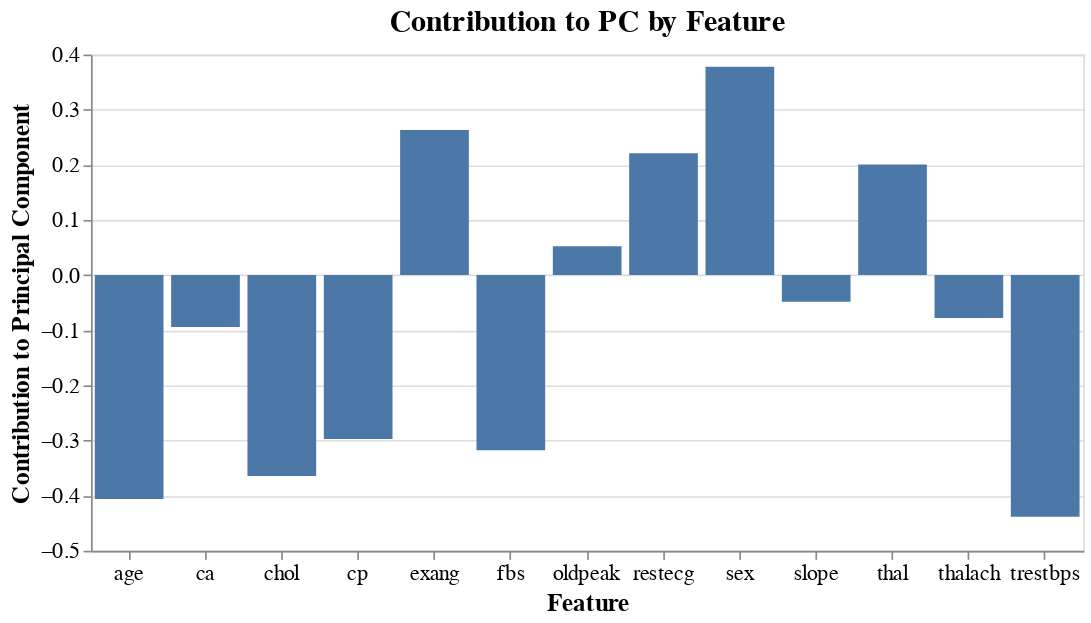

Notebook code for this chart:
### Code cell
# contribution of each feature for PC2
plot_pc(list(kaggle_df.columns[:13]), vt, 1)

### Figure 1 — Vega-Lite specification as saved in the notebook (floating-point values rounded to 4 significant figures)
{"config": {"view": {"continuousWidth": 400, "continuousHeight": 300}, "axis": {"labelFontSize": 13, "titleFontSize": 15}, "axisX": {"labelAngle": 0}, "title": {"fontSize": 18}}, "data": {"name": "data-abe75fe7b9af58a84bcc51aa889bfca6"}, "mark": "bar", "encoding": {"x": {"type": "nominal", "field": "Feature"}, "y": {"type": "quantitative", "field": "Contribution to Principal Component"}}, "title": "Contribution to PC by Feature", "width": 600, "$schema": "https://vega.github.io/schema/vega-lite/v4.8.1.json", "datasets": {"data-abe75fe7b9af58a84bcc51aa889bfca6": [{"Contribution to Principal Component": -0.4061, "Feature": "age"}, {"Contribution to Principal Component": 0.3778, "Feature": "sex"}, {"Contribution to Principal Component": -0.2973, "Feature": "cp"}, {"Contribution to Principal Component": -0.4382, "Feature": "trestbps"}, {"Contribution to Principal Component": -0.3645, "Feature": "chol"}, {"Contribution to Principal Component": -0.3174, "Feature": "fbs"}, {"Contribution to Principal Component": 0.2209, "Feature": "restecg"}, {"Contribution to Principal Component": -0.07788, "Feature": "thalach"}, {"Contribution to Principal Component": 0.2631, "Feature": "exang"}, {"Contribution to Principal Component": 0.05225, "Feature": "oldpeak"}, {"Contribution to Principal Component": -0.04837, "Feature": "slope"}, {"Contribution to Principal Component": -0.09415, "Feature": "ca"}, {"Contribution to Principal Component": 0.2007, "Feature": "thal"}]}}
